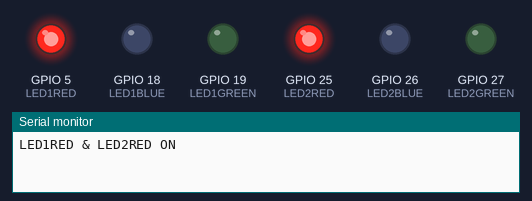
A sketch run on a simulated ESP32. On the bench: output pins drawn as LEDs (lit = HIGH), the last lines printed to the serial monitor.

Above: at 0.5 s.
At 2.5 s:
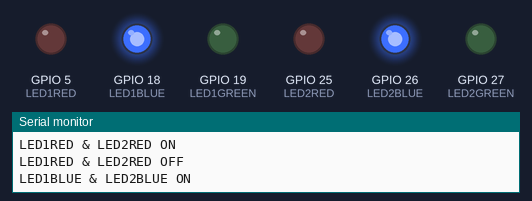
At 4.5 s:
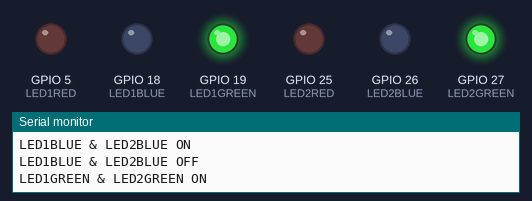
At 5.5 s:
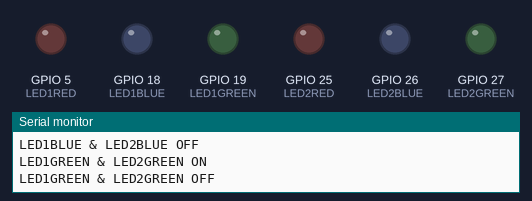
Timing chart, 0 to 7.8 s (numbered marks = the images above):
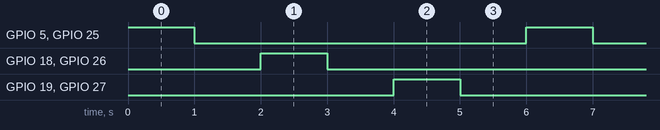

Measured:
- by itself, GPIO 5 (LED1RED), GPIO 18 (LED1BLUE), GPIO 19 (LED1GREEN), GPIO 25 (LED2RED), GPIO 26 (LED2BLUE), GPIO 27 (LED2GREEN): alternates HIGH for 1.0 s and LOW for 5.0 s
- by itself, everything shown: repeats every 6.0 s, in 6 steps

The sketch:

RGB_LED.ino
```cpp
#define LED1RED 5
#define LED1BLUE 18
#define LED1GREEN 19

#define LED2RED 25
#define LED2BLUE 26
#define LED2GREEN 27

void setup() {
  // put your setup code here, to run once:
  pinMode(LED1RED, OUTPUT);
  pinMode(LED1BLUE, OUTPUT);
  pinMode(LED1GREEN, OUTPUT);

  pinMode(LED2RED, OUTPUT);
  pinMode(LED2BLUE, OUTPUT);
  pinMode(LED2GREEN, OUTPUT);

  Serial.begin(9600);

}

void loop() {
  // put your main code here, to run repeatedly:
  digitalWrite(LED1RED, HIGH);
  digitalWrite(LED2RED, HIGH);
  Serial.println("LED1RED & LED2RED ON");
  delay(1000);
  digitalWrite(LED1RED, LOW);
  digitalWrite(LED2RED, LOW);
  Serial.println("LED1RED & LED2RED OFF");
  delay(1000);

  digitalWrite(LED1BLUE, HIGH);
  digitalWrite(LED2BLUE, HIGH);
  Serial.println("LED1BLUE & LED2BLUE ON");
  delay(1000);
  digitalWrite(LED1BLUE, LOW);
  digitalWrite(LED2BLUE, LOW);
  Serial.println("LED1BLUE & LED2BLUE OFF");
  delay(1000);

  digitalWrite(LED1GREEN, HIGH);
  digitalWrite(LED2GREEN, HIGH);
  Serial.println("LED1GREEN & LED2GREEN ON");
  delay(1000);
  digitalWrite(LED1GREEN, LOW);
  digitalWrite(LED2GREEN, LOW);
  Serial.println("LED1GREEN & LED2GREEN OFF");
  delay(1000);

}
```
